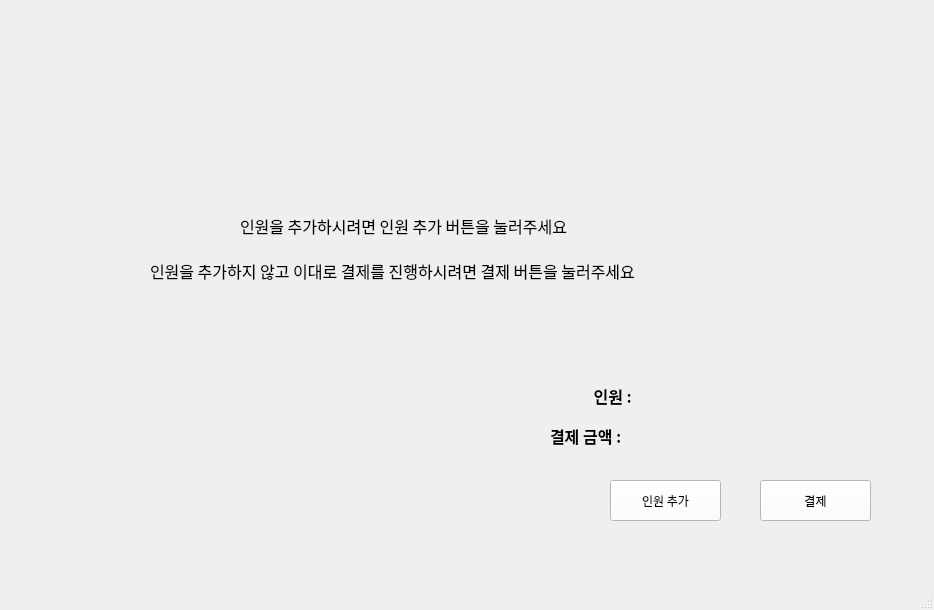
<?xml version="1.0" encoding="UTF-8"?>
<ui version="4.0">
 <class>MainWindow</class>
 <widget class="QMainWindow" name="MainWindow">
  <property name="geometry">
   <rect>
    <x>0</x>
    <y>0</y>
    <width>934</width>
    <height>610</height>
   </rect>
  </property>
  <property name="windowTitle">
   <string>현장 발권기</string>
  </property>
  <widget class="QWidget" name="centralwidget">
   <widget class="QPushButton" name="btn_pay">
    <property name="geometry">
     <rect>
      <x>760</x>
      <y>480</y>
      <width>111</width>
      <height>41</height>
     </rect>
    </property>
    <property name="font">
     <font>
      <family>맑은 고딕</family>
     </font>
    </property>
    <property name="styleSheet">
     <string notr="true">background-color: rgb(255, 255, 255);</string>
    </property>
    <property name="text">
     <string>결제</string>
    </property>
   </widget>
   <widget class="QPushButton" name="btn_return">
    <property name="geometry">
     <rect>
      <x>610</x>
      <y>480</y>
      <width>111</width>
      <height>41</height>
     </rect>
    </property>
    <property name="font">
     <font>
      <family>맑은 고딕</family>
     </font>
    </property>
    <property name="styleSheet">
     <string notr="true">background-color: rgb(255, 255, 255);</string>
    </property>
    <property name="text">
     <string>인원 추가</string>
    </property>
   </widget>
   <widget class="QLabel" name="label">
    <property name="geometry">
     <rect>
      <x>240</x>
      <y>210</y>
      <width>461</width>
      <height>31</height>
     </rect>
    </property>
    <property name="font">
     <font>
      <family>맑은 고딕</family>
      <pointsize>12</pointsize>
     </font>
    </property>
    <property name="text">
     <string>인원을 추가하시려면 인원 추가 버튼을 눌러주세요</string>
    </property>
   </widget>
   <widget class="QLabel" name="label_2">
    <property name="geometry">
     <rect>
      <x>150</x>
      <y>250</y>
      <width>691</width>
      <height>41</height>
     </rect>
    </property>
    <property name="font">
     <font>
      <family>맑은 고딕</family>
      <pointsize>12</pointsize>
     </font>
    </property>
    <property name="text">
     <string>인원을 추가하지 않고 이대로 결제를 진행하시려면 결제 버튼을 눌러주세요</string>
    </property>
   </widget>
   <widget class="QLabel" name="label_7">
    <property name="geometry">
     <rect>
      <x>550</x>
      <y>420</y>
      <width>111</width>
      <height>31</height>
     </rect>
    </property>
    <property name="font">
     <font>
      <family>맑은 고딕</family>
      <pointsize>12</pointsize>
      <weight>75</weight>
      <bold>true</bold>
     </font>
    </property>
    <property name="text">
     <string>결제 금액 : </string>
    </property>
   </widget>
   <widget class="QLabel" name="label_8">
    <property name="geometry">
     <rect>
      <x>590</x>
      <y>380</y>
      <width>111</width>
      <height>31</height>
     </rect>
    </property>
    <property name="font">
     <font>
      <family>맑은 고딕</family>
      <pointsize>12</pointsize>
      <weight>75</weight>
      <bold>true</bold>
     </font>
    </property>
    <property name="text">
     <string> 인원 : </string>
    </property>
   </widget>
  </widget>
  <widget class="QMenuBar" name="menubar">
   <property name="geometry">
    <rect>
     <x>0</x>
     <y>0</y>
     <width>934</width>
     <height>26</height>
    </rect>
   </property>
  </widget>
  <widget class="QStatusBar" name="statusbar"/>
 </widget>
 <resources/>
 <connections/>
</ui>
